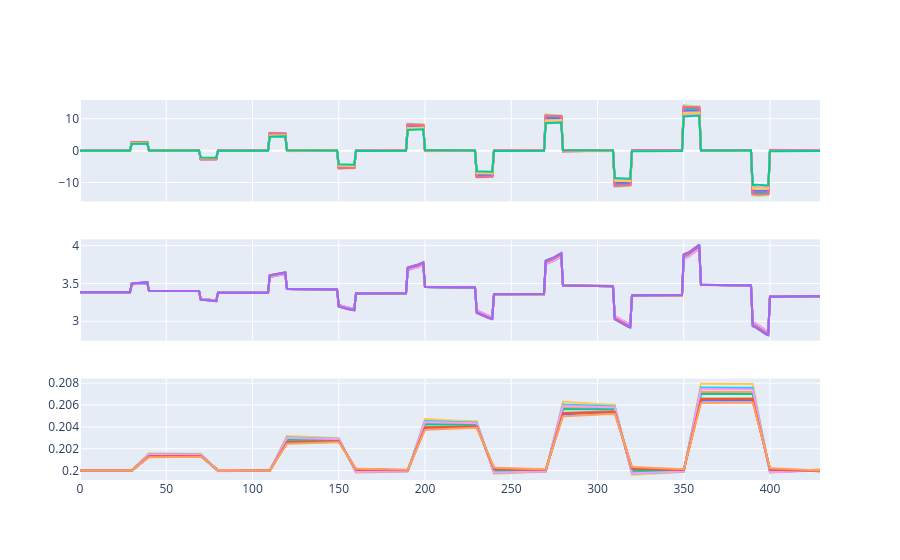

The cell this chart's notebook holds for it:
### Code cell
fig = make_subplots(rows=3, cols=1, shared_xaxes=True)
for i in range(module.n_series):
    for j in range(module.n_parallel):
        fig.add_trace(
            go.Scatter(x=sim.t, y=sim.cell_current[:, i, j]),
            row=1,
            col=1,
        )
        fig.add_trace(
            go.Scatter(x=sim.t, y=sim.cell_voltage[:, i, j]),
            row=2,
            col=1,
        )
        fig.add_trace(
            go.Scatter(x=sim.t, y=sim.cell_soc[:, i, j]),
            row=3,
            col=1,
        )
fig.update_layout(showlegend=False)
fig.show()

### Figure 1 — Plotly figure (JSON) as saved in the notebook; plotly's stock layout.template omitted (floating-point values rounded to 4 significant figures; data arrays with more than 128 entries replaced by an {"elided": "..."} marker saying what was removed)
{"data": [{"type": "scatter", "x": {"elided": "430 int values"}, "xaxis": "x", "y": {"elided": "430 float values"}, "yaxis": "y"}, {"type": "scatter", "x": {"elided": "430 int values"}, "xaxis": "x2", "y": {"elided": "430 float values"}, "yaxis": "y2"}, {"type": "scatter", "x": {"elided": "430 int values"}, "xaxis": "x3", "y": {"elided": "430 float values"}, "yaxis": "y3"}, {"type": "scatter", "x": {"elided": "430 int values"}, "xaxis": "x", "y": {"elided": "430 float values"}, "yaxis": "y"}, {"type": "scatter", "x": {"elided": "430 int values"}, "xaxis": "x2", "y": {"elided": "430 float values"}, "yaxis": "y2"}, {"type": "scatter", "x": {"elided": "430 int values"}, "xaxis": "x3", "y": {"elided": "430 float values"}, "yaxis": "y3"}, {"type": "scatter", "x": {"elided": "430 int values"}, "xaxis": "x", "y": {"elided": "430 float values"}, "yaxis": "y"}, {"type": "scatter", "x": {"elided": "430 int values"}, "xaxis": "x2", "y": {"elided": "430 float values"}, "yaxis": "y2"}, {"type": "scatter", "x": {"elided": "430 int values"}, "xaxis": "x3", "y": {"elided": "430 float values"}, "yaxis": "y3"}, {"type": "scatter", "x": {"elided": "430 int values"}, "xaxis": "x", "y": {"elided": "430 float values"}, "yaxis": "y"}, {"type": "scatter", "x": {"elided": "430 int values"}, "xaxis": "x2", "y": {"elided": "430 float values"}, "yaxis": "y2"}, {"type": "scatter", "x": {"elided": "430 int values"}, "xaxis": "x3", "y": {"elided": "430 float values"}, "yaxis": "y3"}, {"type": "scatter", "x": {"elided": "430 int values"}, "xaxis": "x", "y": {"elided": "430 float values"}, "yaxis": "y"}, {"type": "scatter", "x": {"elided": "430 int values"}, "xaxis": "x2", "y": {"elided": "430 float values"}, "yaxis": "y2"}, {"type": "scatter", "x": {"elided": "430 int values"}, "xaxis": "x3", "y": {"elided": "430 float values"}, "yaxis": "y3"}, {"type": "scatter", "x": {"elided": "430 int values"}, "xaxis": "x", "y": {"elided": "430 float values"}, "yaxis": "y"}, {"type": "scatter", "x": {"elided": "430 int values"}, "xaxis": "x2", "y": {"elided": "430 float values"}, "yaxis": "y2"}, {"type": "scatter", "x": {"elided": "430 int values"}, "xaxis": "x3", "y": {"elided": "430 float values"}, "yaxis": "y3"}, {"type": "scatter", "x": {"elided": "430 int values"}, "xaxis": "x", "y": {"elided": "430 float values"}, "yaxis": "y"}, {"type": "scatter", "x": {"elided": "430 int values"}, "xaxis": "x2", "y": {"elided": "430 float values"}, "yaxis": "y2"}, {"type": "scatter", "x": {"elided": "430 int values"}, "xaxis": "x3", "y": {"elided": "430 float values"}, "yaxis": "y3"}, {"type": "scatter", "x": {"elided": "430 int values"}, "xaxis": "x", "y": {"elided": "430 float values"}, "yaxis": "y"}, {"type": "scatter", "x": {"elided": "430 int values"}, "xaxis": "x2", "y": {"elided": "430 float values"}, "yaxis": "y2"}, {"type": "scatter", "x": {"elided": "430 int values"}, "xaxis": "x3", "y": {"elided": "430 float values"}, "yaxis": "y3"}, {"type": "scatter", "x": {"elided": "430 int values"}, "xaxis": "x", "y": {"elided": "430 float values"}, "yaxis": "y"}, {"type": "scatter", "x": {"elided": "430 int values"}, "xaxis": "x2", "y": {"elided": "430 float values"}, "yaxis": "y2"}, {"type": "scatter", "x": {"elided": "430 int values"}, "xaxis": "x3", "y": {"elided": "430 float values"}, "yaxis": "y3"}, {"type": "scatter", "x": {"elided": "430 int values"}, "xaxis": "x", "y": {"elided": "430 float values"}, "yaxis": "y"}, {"type": "scatter", "x": {"elided": "430 int values"}, "xaxis": "x2", "y": {"elided": "430 float values"}, "yaxis": "y2"}, {"type": "scatter", "x": {"elided": "430 int values"}, "xaxis": "x3", "y": {"elided": "430 float values"}, "yaxis": "y3"}, {"type": "scatter", "x": {"elided": "430 int values"}, "xaxis": "x", "y": {"elided": "430 float values"}, "yaxis": "y"}, {"type": "scatter", "x": {"elided": "430 int values"}, "xaxis": "x2", "y": {"elided": "430 float values"}, "yaxis": "y2"}, {"type": "scatter", "x": {"elided": "430 int values"}, "xaxis": "x3", "y": {"elided": "430 float values"}, "yaxis": "y3"}, {"type": "scatter", "x": {"elided": "430 int values"}, "xaxis": "x", "y": {"elided": "430 float values"}, "yaxis": "y"}, {"type": "scatter", "x": {"elided": "430 int values"}, "xaxis": "x2", "y": {"elided": "430 float values"}, "yaxis": "y2"}, {"type": "scatter", "x": {"elided": "430 int values"}, "xaxis": "x3", "y": {"elided": "430 float values"}, "yaxis": "y3"}, {"type": "scatter", "x": {"elided": "430 int values"}, "xaxis": "x", "y": {"elided": "430 float values"}, "yaxis": "y"}, {"type": "scatter", "x": {"elided": "430 int values"}, "xaxis": "x2", "y": {"elided": "430 float values"}, "yaxis": "y2"}, {"type": "scatter", "x": {"elided": "430 int values"}, "xaxis": "x3", "y": {"elided": "430 float values"}, "yaxis": "y3"}, {"type": "scatter", "x": {"elided": "430 int values"}, "xaxis": "x", "y": {"elided": "430 float values"}, "yaxis": "y"}, {"type": "scatter", "x": {"elided": "430 int values"}, "xaxis": "x2", "y": {"elided": "430 float values"}, "yaxis": "y2"}, {"type": "scatter", "x": {"elided": "430 int values"}, "xaxis": "x3", "y": {"elided": "430 float values"}, "yaxis": "y3"}, {"type": "scatter", "x": {"elided": "430 int values"}, "xaxis": "x", "y": {"elided": "430 float values"}, "yaxis": "y"}, {"type": "scatter", "x": {"elided": "430 int values"}, "xaxis": "x2", "y": {"elided": "430 float values"}, "yaxis": "y2"}, {"type": "scatter", "x": {"elided": "430 int values"}, "xaxis": "x3", "y": {"elided": "430 float values"}, "yaxis": "y3"}], "layout": {"showlegend": false, "xaxis": {"anchor": "y", "domain": [0, 1], "matches": "x3", "showticklabels": false}, "xaxis2": {"anchor": "y2", "domain": [0, 1], "matches": "x3", "showticklabels": false}, "xaxis3": {"anchor": "y3", "domain": [0, 1]}, "yaxis": {"anchor": "x", "domain": [0.7333, 1]}, "yaxis2": {"anchor": "x2", "domain": [0.3667, 0.6333]}, "yaxis3": {"anchor": "x3", "domain": [0, 0.2667]}}}
